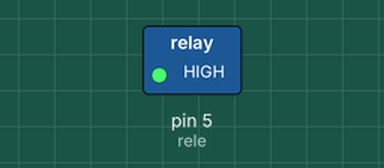
Simulated run of this sketch. Board: Arduino Uno, built with avr-gcc and run on an emulated ATmega328P. Parts: switched loads named in the sketch (green lamp = pin HIGH). Dashed ring = blinking. What the sketch prints to the serial monitor is not drawn.

Above: at 0.5 s.
Timing chart, 0 to 4.6 s (numbered marks = the images above):
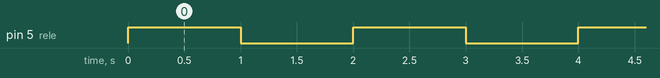

Measured:
- by itself, pin 5 (rele): alternates HIGH for 1.0 s and LOW for 1.0 s

The sketch:

rele.ino
```cpp
/*  25. rész - A relé modul
 *
 * Egy relé ki-be kapcsol másodpercenként.
 *
 * Készítette: Kotán Tamás Balázs - Magyar Arduino Labor
 * Győr, 2017.03.22.
 */

int rele = 5;

void setup() {

  Serial.begin(9600);
  pinMode(rele, OUTPUT);

  digitalWrite(rele, LOW);
}

void loop() {

  digitalWrite(rele, HIGH);
  Serial.println("NYITVA");
  delay(1000);
  digitalWrite(rele, LOW);
  Serial.println("ZARVA");
  delay(1000);

}
```
